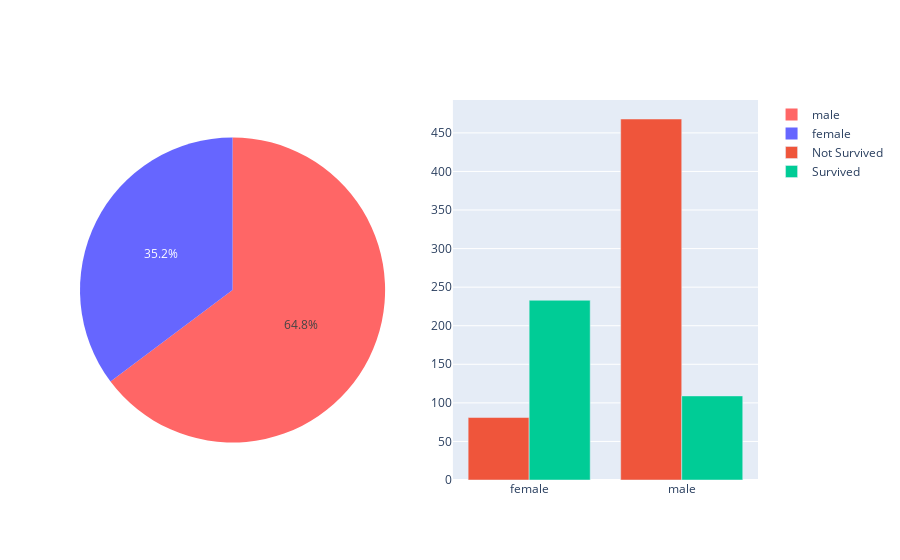

Write notebook code for a chart like this one.
### Code cell
# subplot
fig = make_subplots(rows=1, cols=2, specs=[[{'type': 'pie'}, {'type': 'bar'}]])

sex_counts = df['Sex'].value_counts()
pie = go.Pie(labels=sex_counts.index, values=sex_counts, name='Sex Distribution', marker=dict(colors=['#FF6666', '#6666FF']))

grouped_data = df.groupby(['Sex', 'Survived']).size().reset_index(name='Count')
bar1 = go.Bar(x=grouped_data[grouped_data['Survived'] == 0]['Sex'], y=grouped_data[grouped_data['Survived'] == 0]['Count'], name='Not Survived')
bar2 = go.Bar(x=grouped_data[grouped_data['Survived'] == 1]['Sex'], y=grouped_data[grouped_data['Survived'] == 1]['Count'], name='Survived')

fig.add_trace(pie, row=1, col=1)
fig.add_trace(bar1, row=1, col=2)
fig.add_trace(bar2, row=1, col=2)

fig.update_layout(barmode='group')
fig.show()

### Figure 1 — Plotly figure (JSON) as saved in the notebook; plotly's stock layout.template omitted (floating-point values rounded to 4 significant figures)
{"data": [{"domain": {"x": [0, 0.45], "y": [0, 1]}, "labels": ["male", "female"], "marker": {"colors": ["#FF6666", "#6666FF"]}, "name": "Sex Distribution", "type": "pie", "values": [577, 314]}, {"name": "Not Survived", "type": "bar", "x": ["female", "male"], "xaxis": "x", "y": [81, 468], "yaxis": "y"}, {"name": "Survived", "type": "bar", "x": ["female", "male"], "xaxis": "x", "y": [233, 109], "yaxis": "y"}], "layout": {"barmode": "group", "xaxis": {"anchor": "y", "domain": [0.55, 1]}, "yaxis": {"anchor": "x", "domain": [0, 1]}}}
